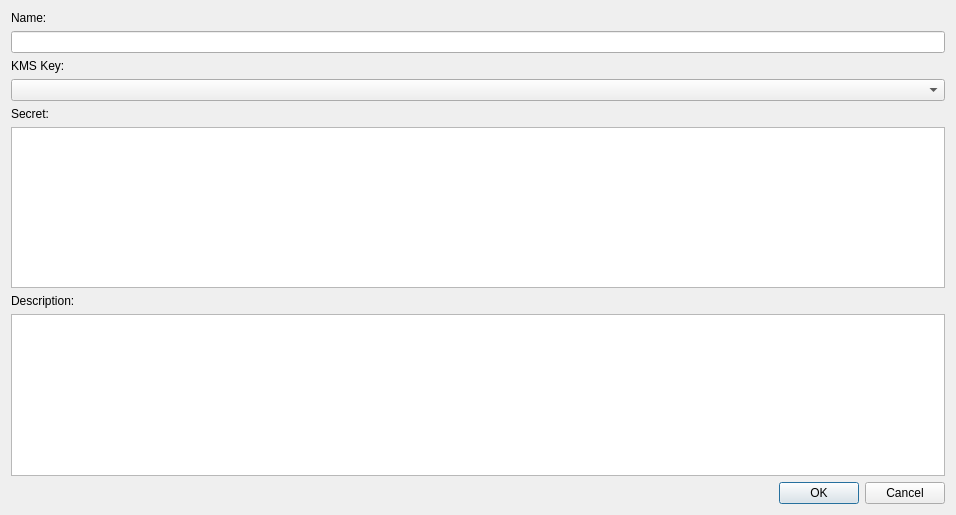
<?xml version="1.0" encoding="UTF-8"?>
<ui version="4.0">
 <class>SecretAddDialog</class>
 <widget class="QDialog" name="SecretAddDialog">
  <property name="geometry">
   <rect>
    <x>0</x>
    <y>0</y>
    <width>956</width>
    <height>515</height>
   </rect>
  </property>
  <property name="windowTitle">
   <string>Add Secret</string>
  </property>
  <layout class="QVBoxLayout" name="verticalLayout">
   <item>
    <layout class="QGridLayout" name="gridLayout">
     <item row="1" column="0">
      <widget class="QLineEdit" name="nameEdit"/>
     </item>
     <item row="0" column="0">
      <widget class="QLabel" name="nameLabel">
       <property name="text">
        <string>Name:</string>
       </property>
      </widget>
     </item>
     <item row="7" column="0">
      <widget class="QTextEdit" name="textEdit"/>
     </item>
     <item row="2" column="0">
      <widget class="QLabel" name="kmsKeyLabel">
       <property name="text">
        <string>KMS Key:</string>
       </property>
      </widget>
     </item>
     <item row="4" column="0">
      <widget class="QLabel" name="secretLabel">
       <property name="text">
        <string>Secret:</string>
       </property>
      </widget>
     </item>
     <item row="6" column="0">
      <widget class="QLabel" name="descriptionLabel">
       <property name="text">
        <string>Description:</string>
       </property>
      </widget>
     </item>
     <item row="5" column="0">
      <widget class="QTextEdit" name="secretEdit"/>
     </item>
     <item row="3" column="0">
      <widget class="QComboBox" name="kmsKeyCombo"/>
     </item>
    </layout>
   </item>
   <item>
    <widget class="QDialogButtonBox" name="buttonBox">
     <property name="standardButtons">
      <set>QDialogButtonBox::StandardButton::Cancel|QDialogButtonBox::StandardButton::Ok</set>
     </property>
    </widget>
   </item>
  </layout>
 </widget>
 <resources/>
 <connections/>
</ui>
